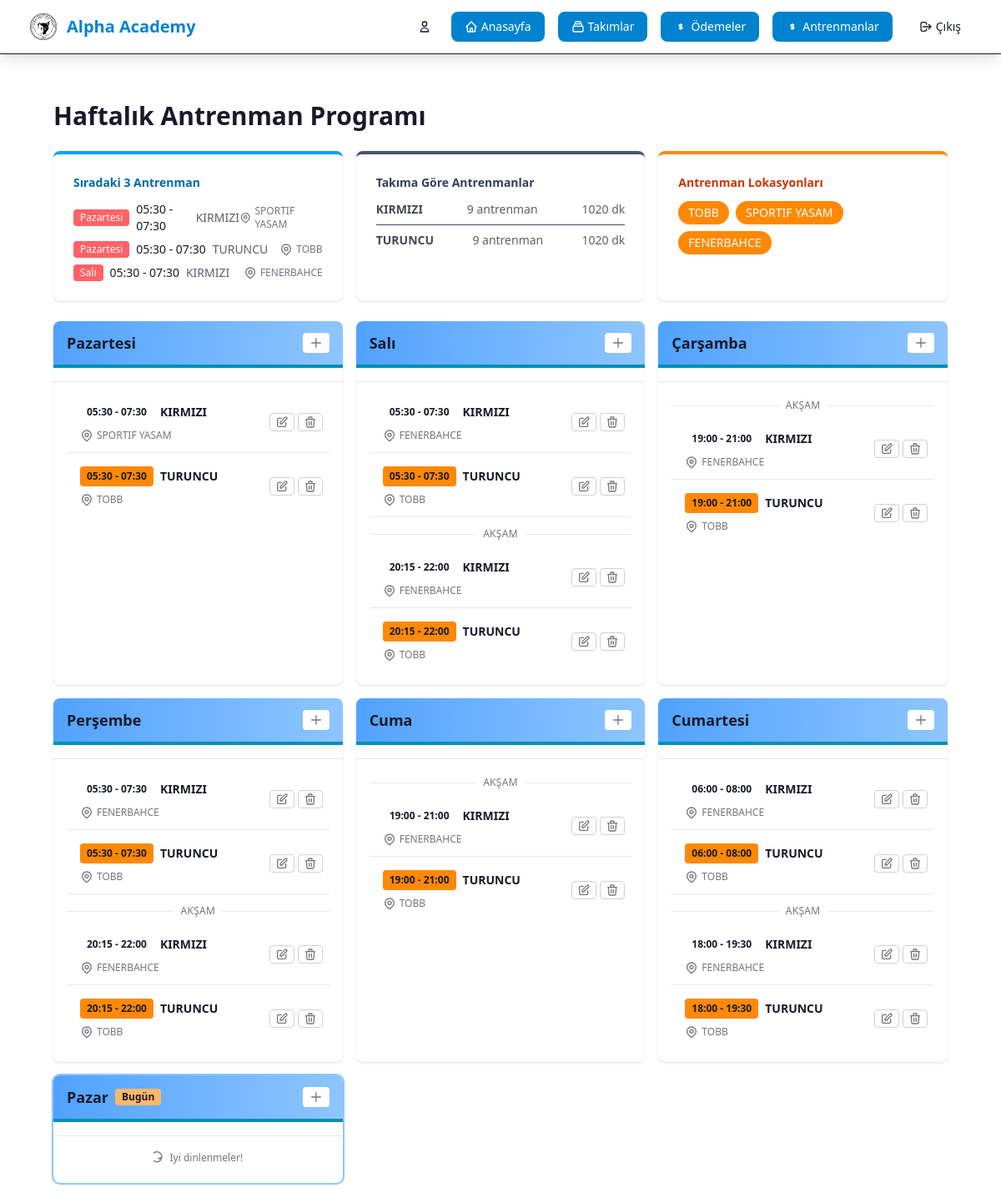
Screenshot of /teams/trainings/weekly/ (signed in) with the database file from the repository.
### team/models.py (models this page shows, shortened)
class Training (models.Model):
    LOCATIONS = [
            ('TOBB', 'TOBB'),
            ('AYTEN SABAN', 'AYTEN SABAN'),
            ('SPORTIF YASAM', 'SPORTIF YASAM'),
            ('FENERBAHCE', 'FENERBAHCE'),
            ('Diğer', 'Diğer'),]
    DAYS_OF_WEEK = [
            (1, 'Pazartesi'),
            (2, 'Salı'),
            (3, 'Çarşamba'),
            (4, 'Perşembe'),
            (5, 'Cuma'),
            (6, 'Cumartesi'),
            (7, 'Pazar'),
        ]
    """
    Model for team training sessions
    """
    team = models.ForeignKey(Team, on_delete=models.CASCADE, related_name='trainings', verbose_name='Takım')
    day_of_week = models.IntegerField(verbose_name='Gün', choices=DAYS_OF_WEEK)  # 0=Monday, 6=Sunday
    time = models.TimeField(verbose_name='Saat')
    end_time = models.TimeField(verbose_name='Bitiş Saati', blank=True, null=True)
    location = models.CharField(max_length=200, verbose_name='Lokasyon',
                                choices=LOCATIONS)
    trainer = models.ForeignKey(settings.AUTH_USER_MODEL, on_delete=models.SET_NULL, null=True, blank=True, related_name='trainings', verbose_name='Antrenör')
    notes = models.TextField(blank=True, null=True, verbose_name='Notlar')
    created_at = models.DateTimeField(auto_now_add=True)
    updated_at = models.DateTimeField(auto_now=True)
    class Meta:
        verbose_name = 'Antrenman'
        verbose_name_plural = 'Antrenmanlar'
        ordering = ['-day_of_week', 'time']

class Team(models.Model):
    name = models.CharField(max_length=100, verbose_name='Takım Adı')
    description = models.TextField(blank=True, null=True, verbose_name='Açıklama')
    logo = models.ImageField(upload_to='team_logos/', blank=True, null=True, verbose_name='Logo')
    founded_date = models.DateField(blank=True, null=True, verbose_name='Kuruluş Tarihi')
    created_at = models.DateTimeField(auto_now_add=True)
    updated_at = models.DateTimeField(auto_now=True)
    class Meta:
        verbose_name = 'Takım'
        verbose_name_plural = 'Takımlar'
        ordering = ['name']

### team/views.py (the view)
# urls.py: path('trainings/weekly/', views.training_weekly, name='training_weekly'),
@login_required
def training_weekly(request):
    trainings = Training.objects.select_related('team').order_by('day_of_week', 'time')
    from django.utils import timezone
    try:
        current_day = timezone.localdate().isoweekday()
    except Exception:
        import datetime
        current_day = datetime.date.today().isoweekday()
    days_of_week = {
        1: {'number': 1, 'name': 'Pazartesi', 'trainings': []},
        2: {'number': 2, 'name': 'Salı', 'trainings': []},
        3: {'number': 3, 'name': 'Çarşamba', 'trainings': []},
        4: {'number': 4, 'name': 'Perşembe', 'trainings': []},
        5: {'number': 5, 'name': 'Cuma', 'trainings': []},
        6: {'number': 6, 'name': 'Cumartesi', 'trainings': []},
        7: {'number': 7, 'name': 'Pazar', 'trainings': []},
    }
    for training in trainings:
        days_of_week[training.day_of_week]['trainings'].append(training)
    for i in range(1, 8):
        days_of_week[i]['is_today'] = (i == current_day)
        days_of_week[i]['trainings'].sort(key=lambda t: t.time)
        seen_pm = False
        for t in days_of_week[i]['trainings']:
            setattr(t, 'show_pm_separator', False)
            if not seen_pm and t.time >= dt_time(13, 0):
                setattr(t, 'show_pm_separator', True)
                seen_pm = True
    weekly_schedule = [days_of_week[i] for i in range(1, 8)]
    total_trainings = trainings.count()
    locations = set(t.location for t in trainings)
    import datetime as _dt
    training_stats_by_team = {}
    for t in trainings:
        team_name = t.team.name
        if team_name not in training_stats_by_team:
            training_stats_by_team[team_name] = {'name': team_name, 'count': 0, 'minutes': 0}
        training_stats_by_team[team_name]['count'] += 1
        if t.end_time:
            start_dt = _dt.datetime.combine(_dt.date.today(), t.time)
            end_dt = _dt.datetime.combine(_dt.date.today(), t.end_time)
            if end_dt > start_dt:
                delta_minutes = int((end_dt - start_dt).total_seconds() // 60)
                training_stats_by_team[team_name]['minutes'] += delta_minutes
    training_stats_by_team = sorted(training_stats_by_team.values(), key=lambda x: x['name'])
    import datetime
    now = timezone.localtime()
    today_iso = now.isoweekday()
    upcoming = []
    for t in trainings:
        t_day = t.day_of_week
        days_ahead = (t_day - today_iso) % 7
        if days_ahead == 0 and t.time <= now.time():
            days_ahead = 7
        next_date = timezone.localdate() + datetime.timedelta(days=days_ahead)
        next_dt = datetime.datetime.combine(next_date, t.time)
        upcoming.append((next_dt, t))
    upcoming.sort(key=lambda x: x[0])
    upcoming_trainings = []
    for next_dt, t in upcoming[:3]:
        upcoming_trainings.append({
            'training': t,
            'day_name': days_of_week[t.day_of_week]['name'],
            'next_datetime': next_dt,
        })
    context = {
        'weekly_schedule': weekly_schedule,
        'days_of_week': days_of_week,
        'total_trainings': total_trainings,
        'training_stats_by_team': training_stats_by_team,
        'locations': locations,
        'upcoming_trainings': upcoming_trainings,
        'title': 'Haftalık Antrenman Programı'
    }
    return render(request, 'team/training_weekly.html', context)

### team/templatetags/team_filters.py (called while the page is built)
@register.filter
def team_color_dict(team_name):
    if not team_name:
        return TEAM_COLORS.get('default', {'bg': 'bg-gray-50', 'border': 'border-gray-200', 'text': 'text-gray-800', 'badge': 'bg-gray-500', 'light': 'bg-gray-100'})
    team_key = team_name.lower().strip()
    return TEAM_COLORS.get(team_key, {'bg': 'bg-gray-50', 'border': 'border-gray-200', 'text': 'text-gray-800', 'badge': 'bg-gray-500', 'light': 'bg-gray-100'})

### team/templates/team/training_weekly.html (shortened to what this page needs)
{% extends 'user/base.html' %}
{% load static %}
{% load team_filters %}
{% block content %}
<div class="max-w-7xl mx-auto px-4 sm:px-6 lg:px-8 mt-8">
    <div class="flex flex-wrap items-center justify-between mb-6">
        <div class="w-full md:w-2/3">
            <h1 class="text-3xl font-bold text-base-content">Haftalık Antrenman Programı</h1>
        </div>
    </div>
    <div class="grid grid-cols-1 md:grid-cols-3 gap-4 mb-6">
        <div class="bg-base-100 rounded-lg shadow p-6 border-t-4 border-sky-500">
            <h5 class="text-sky-700 text-sm font-semibold mb-3">Sıradaki 3 Antrenman</h5>
            {% if upcoming_trainings %}
            <ul class="space-y-2">
                {% for item in upcoming_trainings %}
                <li class="flex items-center justify-between">
                    <div class="flex items-center gap-2">
                        <span class="bg-error text-white text-xs px-2 py-0.5 rounded">{{ item.day_name }}</span>
                            <span class="text-sm font-medium text-base-content">{{ item.training.time|time:"H:i" }}{% if item.training.end_time %} - {{ item.training.end_time|time:"H:i" }}{% endif %}</span>
                            <span class="text-sm text-base-content/70">{{ item.training.team.name }}</span>
                    </div>
                    <span class="text-xs text-base-content/60 inline-flex items-center gap-1"> {{ item.training.location }}</span>
                </li>
                {% endfor %}
            </ul>
            {% else %}
            <p class="text-base-content/60 text-sm">Yaklaşan antrenman bulunmuyor.</p>
            {% endif %}
        </div>
        <div class="bg-base-100 rounded-lg shadow p-6 border-t-4 border-slate-600">
            <h5 class="text-slate-700 text-sm font-semibold mb-3">Takıma Göre Antrenmanlar</h5>
            {% if training_stats_by_team %}
            <ul class="space-y-2 text-sm text-base-content/80">
                {% for stat in training_stats_by_team %}
                <li class="flex items-center justify-between border-b last:border-0 pb-2 last:pb-0">
                    <span class="font-semibold">{{ stat.name }}</span>
                    <span class="text-base-content/70">{{ stat.count }} antrenman{% if stat.count > 1 %}{% endif %}</span>
                    <span class="text-base-content/70">{% if stat.minutes %}{{ stat.minutes }} dk{% else %}-{% endif %}</span>
                </li>
                {% endfor %}
            </ul>
            {% else %}
            <p class="text-base-content/60 text-sm">Kayıtlı antrenman yok.</p>
            {% endif %}
        </div>
        <div class="bg-base-100 rounded-lg shadow p-6 border-t-4 border-orange-400">
            <h5 class="text-orange-700 text-sm font-semibold mb-3">Antrenman Lokasyonları</h5>
            <div class="flex flex-wrap gap-2">
                {% for location in locations %}
                <span class="bg-orange-400 text-white px-3 py-1 rounded-full text-sm">{{ location }}</span>
                {% endfor %}
            </div>
        </div>
    </div>
    <div class="grid grid-cols-1 md:grid-cols-3 lg:grid-cols-3 gap-4">
        {% for day in weekly_schedule %}
        <div>
            <div class="bg-base-100 rounded-lg shadow overflow-hidden h-full {% if day.is_today %}ring-2 ring-blue-300{% endif %}">
                <div class="px-4 py-3 border-b-4 flex justify-between items-center {% if day.is_today %} bg-gradient-to-r from-blue-400 to-blue-300 border-info{% else %} bg-gradient-to-r from-blue-400 to-blue-300 border-info{% endif %}">
                    <h5 class="text-lg font-semibold mb-0 flex items-center gap-2">
                        {{ day.name }}
                        {% if day.is_today %}
                        <span class="bg-orange-300 text-base-content text-xs px-2 py-0.5 rounded font-semibold">Bugün</span>
                        {% endif %}
                    </h5>
                    {% if user.is_staff %}
                    <button type="button"
                            class="bg-base-100 text-error hover:bg-error px-2 py-1 rounded text-xs font-semibold inline-flex items-center gap-1"
                            onclick="openTrainingModal({{ day.number }})"
                            title="Antrenman Ekle">
                        <svg class="w-4 h-4 text-base-content/60" fill="none" stroke="currentColor" viewBox="0 0 24 24"><path stroke-linecap="round" stroke-linejoin="round" stroke-width="2" d="M12 4v16m8-8H4"></path></svg>
                    </button>
                    {% endif %}
                </div>
                <div id="day-{{ day.number }}-form" class="px-4 py-2 border-b border-base-200"></div>
                <div class="p-4">
                    {% if day.trainings %}
                    <div class="space-y-2" id="day-{{ day.number }}-trainings">
                    {% for training in day.trainings %}
                    {% if training.show_pm_separator %}
                    <div class="flex items-center gap-2 text-xs text-base-content/60 uppercase tracking-wide py-1">
                        <span class="h-px flex-1 bg-base-200"></span>
                        <span>AKŞAM</span>
                        <span class="h-px flex-1 bg-base-200"></span>
                    </div>
                    {% endif %}
                    <div class="border-b border-base-200 pb-3 pt-2 last:border-0 pl-4 pr-2  {% with colors=training.team.name|team_color_dict %}  {{ colors.bg }}{% endwith %} hover:shadow-lg transition-all duration-200" id="training-card-{{ training.pk }}">
                        <div class="flex justify-between items-center gap-2">
                            <div class="flex items-center gap-2 flex-wrap flex-grow text-xs">
                                <span class="{% with colors=training.team.name|team_color_dict %}{{ colors.badge }}{% endwith %} px-2 py-1 rounded font-semibold text-xs whitespace-nowrap">{{ training.time|time:"H:i" }}{% if training.end_time %} - {{ training.end_time|time:"H:i" }}{% endif %}</span>
                                <span class="font-bold {% with colors=training.team.name|team_color_dict %}{{ colors.text }}{% endwith %} text-sm">{{ training.team.name }}</span>
                                <span class="text-base-content/60 text-xs inline-flex items-center gap-1"> {{ training.location }}</span>
                            </div>
                            {% if user.is_staff %}
                            <div class="flex gap-1 flex-shrink-0">
                                <button
                                    type="button"
                                    class="border border-base-300 text-base-content/70 hover:bg-base-100 px-1.5 py-0.5 rounded text-xs inline-flex items-center gap-1"
                                    hx-get="{% url 'team:training_edit_inline' training.pk %}"
                                    hx-target="#training-card-{{ training.pk }}"
                                    hx-swap="outerHTML"
                                    title="Düzenle">
                                    <svg class="w-4 h-4 text-base-content/60" fill="none" stroke="currentColor" viewBox="0 0 24 24"><path stroke-linecap="round" stroke-linejoin="round" stroke-width="2" d="M11 5H6a2 2 0 00-2 2v11a2 2 0 002 2h11a2 2 0 002-2v-5m-1.414-9.414a2 2 0 112.828 2.828L11.828 15H9v-2.828l8.586-8.586z"></path></svg>
                                </button>
                                <button
                                    type="button"
                                    class="border border-base-300 text-base-content/70 hover:bg-base-100 px-1.5 py-0.5 rounded text-xs inline-flex items-center gap-1"
                                    hx-get="{% url 'team:training_delete_inline' training.pk %}"
                                    hx-target="#training-card-{{ training.pk }}"
                                    hx-swap="outerHTML swap:1s"
                                    hx-confirm="Bu antrenmanı silmek istediğinizden emin misiniz?"
                                    title="Sil">
                                    <svg class="w-4 h-4 text-base-content/60" fill="none" stroke="currentColor" viewBox="0 0 24 24"><path stroke-linecap="round" stroke-linejoin="round" stroke-width="2" d="M19 7l-.867 12.142A2 2 0 0116.138 21H7.862a2 2 0 01-1.995-1.858L5 7m5 4v6m4-6v6m1-10V4a1 1 0 00-1-1h-4a1 1 0 00-1 1v3M4 7h16"></path></svg>
                                </button>
                            </div>
                            {% endif %}
                        </div>
                    </div>
                    {% endfor %}
                </div>
                {% else %}
                <div id="day-{{ day.number }}-trainings">
                    <p class="text-base-content/60 text-center mb-0 text-xs inline-flex items-center gap-1 justify-center w-full">
                        <svg class="w-4 h-4" fill="none" stroke="currentColor" viewBox="0 0 24 24"><path stroke-linecap="round" stroke-linejoin="round" stroke-width="2" d="M9 12l2 2 4-4m0 0a9 9 0 11-18 0 9 9 0 0118 0z"></path></svg> Iyi dinlenmeler!
                    </p>
                </div>
                {% endif %}
            </div>
        </div>
        </div>
        {% endfor %}
    </div>
</div>
{% endblock %}

### rows the page displays
Training: day_name "Pazartesi", training.time "05:30", training.end_time "07:30", training.team.name "KIRMIZI", training.location "SPORTIF YASAM", locations "SPORTIF YASAM", time "05:30", end_time "07:30", team.name "KIRMIZI", location "SPORTIF YASAM"
Training: day_name "Pazartesi", training.time "05:30", training.end_time "07:30", training.team.name "TURUNCU", training.location "TOBB", locations "TOBB", time "05:30", end_time "07:30", team.name "TURUNCU", location "TOBB"
Training: day_name "Salı", training.time "05:30", training.end_time "07:30", training.team.name "KIRMIZI", training.location "FENERBAHCE", locations "FENERBAHCE", time "05:30", end_time "07:30", team.name "KIRMIZI", location "FENERBAHCE"
Team: name "KIRMIZI"
Team: name "TURUNCU"
Training: time "05:30", end_time "07:30", team.name "TURUNCU", location "TOBB"
Training: shows "AKŞAM", time "20:15", end_time "22:00", team.name "KIRMIZI", location "FENERBAHCE"
Training: time "20:15", end_time "22:00", team.name "TURUNCU", location "TOBB"
Training: shows "AKŞAM", time "19:00", end_time "21:00", team.name "KIRMIZI", location "FENERBAHCE"
Training: time "19:00", end_time "21:00", team.name "TURUNCU", location "TOBB"
Training: time "05:30", end_time "07:30", team.name "KIRMIZI", location "FENERBAHCE"
Training: time "05:30", end_time "07:30", team.name "TURUNCU", location "TOBB"
Training: shows "AKŞAM", time "20:15", end_time "22:00", team.name "KIRMIZI", location "FENERBAHCE"
Training: time "20:15", end_time "22:00", team.name "TURUNCU", location "TOBB"
Training: shows "AKŞAM", time "19:00", end_time "21:00", team.name "KIRMIZI", location "FENERBAHCE"
Training: time "19:00", end_time "21:00", team.name "TURUNCU", location "TOBB"
Training: time "06:00", end_time "08:00", team.name "KIRMIZI", location "FENERBAHCE"
Training: time "06:00", end_time "08:00", team.name "TURUNCU", location "TOBB"
Training: shows "AKŞAM", time "18:00", end_time "19:30", team.name "KIRMIZI", location "FENERBAHCE"
Training: time "18:00", end_time "19:30", team.name "TURUNCU", location "TOBB"

### other values shown
{{ stat.count }} "9" "9"
{{ stat.minutes }} "1020" "1020"
{{ day.name }} "Pazartesi" "Salı" "Çarşamba" "Perşembe" "Cuma" "Cumartesi" "Pazar"
